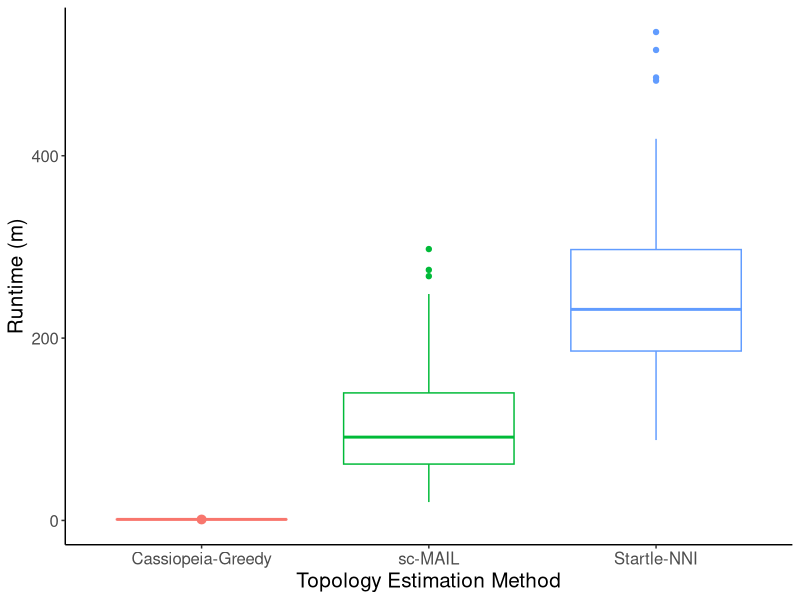
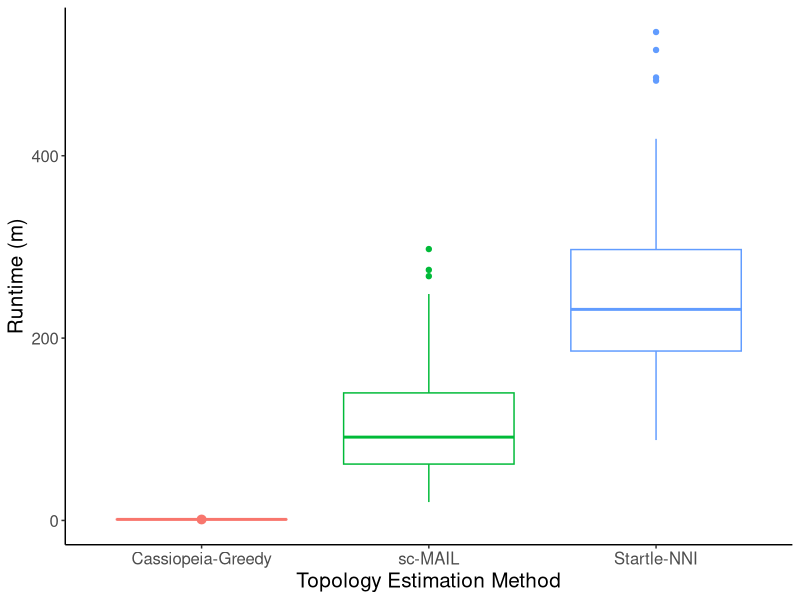

Write the R code that produced these figures, in order.
setwd('/Users/gc3045/sc-mail-experiments/sim_tlscl/Results/runtime')

require(ggplot2)

d = read.table("topology_runtime_results.csv",header=T,sep=',')
d$TotalSeconds <- as.numeric(d$TotalSeconds)

d$method = factor(d$Method,levels=c("cassgreedy","scmail","startle"),labels = c("Cassiopeia-Greedy","sc-MAIL","Startle-NNI"))


head(d)

ggplot(d,aes(x=method,y=TotalSeconds/60,color=method)) +
  stat_summary() + 
  geom_boxplot() + 
  # geom_smooth() + 
  xlab("Topology Estimation Method") +
  ylab("Runtime (m)") +
  scale_color_discrete(guide = FALSE) +
  theme_classic() + theme(text = element_text(size=15)) #, legend.title = element_blank(),legend.position = "bottom") #+ 
  #scale_x_discrete(labels = c("1" = "Cassiopeia-Greedy", "2" = "sc-MAIL", "3" = "Startle-NNI"))
# ggsave("brlen_ratio_trueTopo.pdf",width=6,height=4)
ggsave("simtlscl_topology_runtime_comparison.pdf", width=6, height=4)

